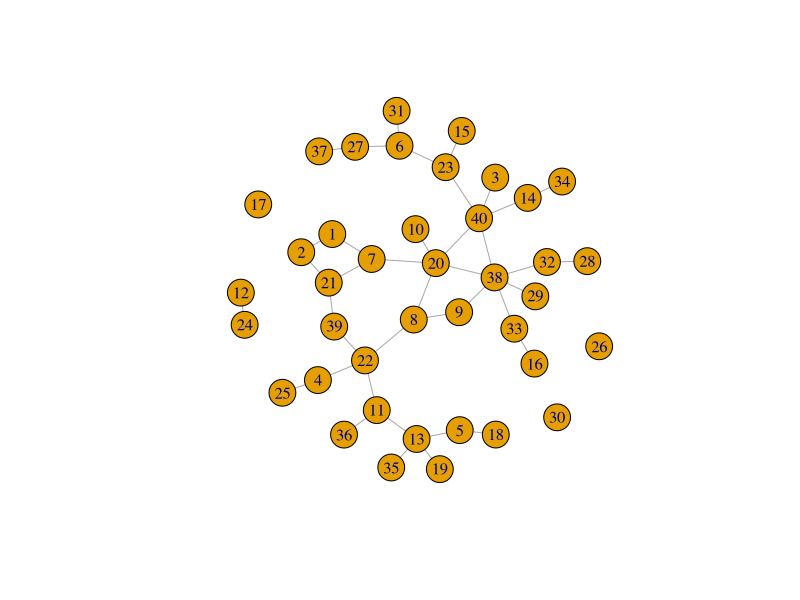
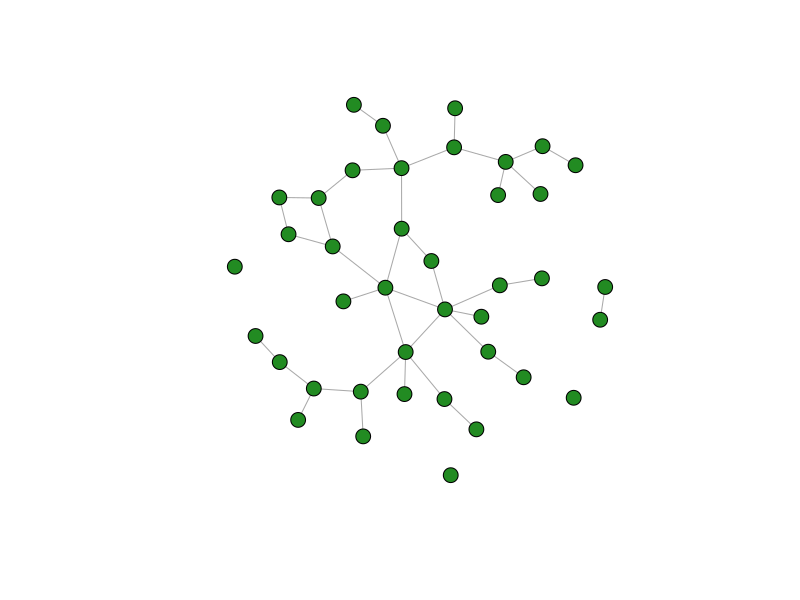
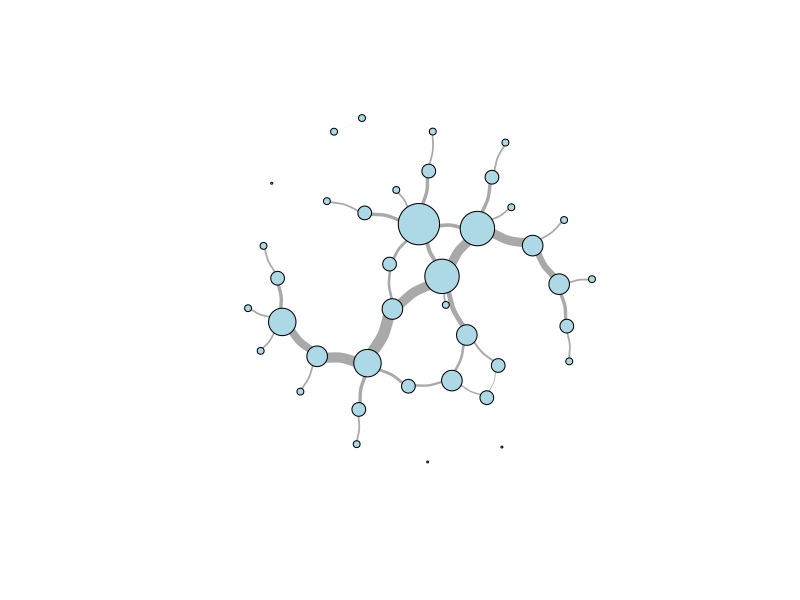
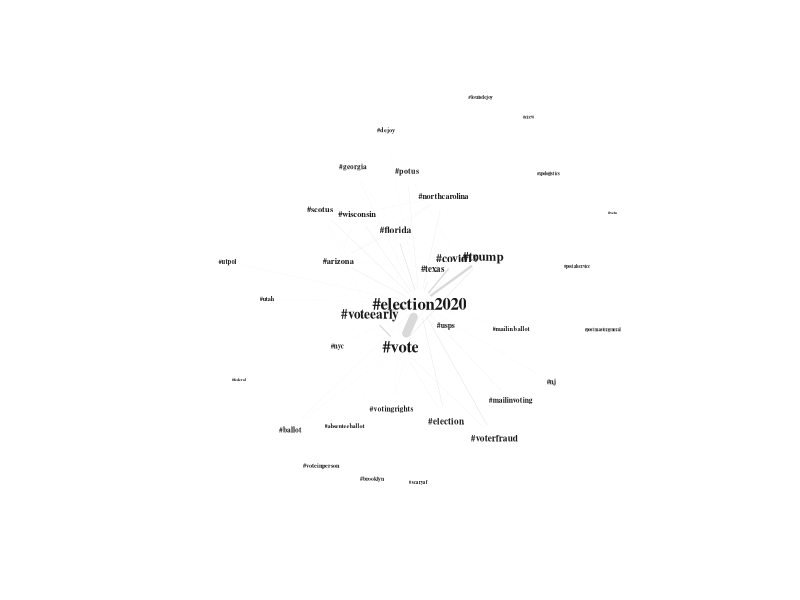

Write R code to recreate these figures, in order.
## ---- chunk 1
knitr::opts_chunk$set(echo = TRUE, warning = FALSE, error = FALSE)
## ---- chunk 2
library(readxl)
library(dplyr)
library(stringr)
library(tidyr)
library(igraph)
library(Matrix)

lab <- read_excel("../data/lab.xlsx") %>% 
  rename_all(~str_replace_all(., "\\s+", "")) # Remove whitespace from variable names

# Let's take a look!
glimpse(lab)
## ---- chunk 3
covid_tweets <- lab %>% 
  filter(str_detect(FullText, "(?i:(#?covid-?(19)?)|(corona(virus)?)|(pandemic))"))

# Let's take a look!
covid_tweets %>% 
  select(FullText) %>% 
  head()
## ---- chunk 4
edges <- lab %>%
  select(V1 = Author, V2 = MentionedAuthors) %>%
  separate_rows(V2, sep = ", ") %>%                   # Possibly more than one edge per tweet
  mutate(V2 = str_replace_all(V2, "@", ""))           # Node IDs should be formatted the same in both columns

# Let's take a look!
head(edges)
## ---- chunk 5
weighted_edges <- edges %>% 
  count(V1, V2, name = "weight")

# Let's take a look!
head(weighted_edges)
## ---- chunk 6
mention_graph <- graph_from_data_frame(weighted_edges, directed = TRUE) %>%
  delete_vertices("NA")  # igraph interprets missing values as a string

# Let's take a look!
E(mention_graph) %>% head()
## ---- chunk 7
nodes <- lab %>%
  select(id = Author, verified = TwitterVerified, followers = TwitterFollowers, region = Region) %>%
  mutate(verified = as.logical(verified),
         region = as.factor(region))

# Also need to make sure that mentioned users are included, even though we do not have data for them
mentioned_nodes <- lab %>%
  select(id = MentionedAuthors) %>%
  mutate(id = str_replace_all(id, "@", "")) %>%
  separate_rows(id, sep = ", ")

nodes <- nodes %>% 
  bind_rows(mentioned_nodes) %>%
  distinct(id, .keep_all = T) %>%
  arrange(id) %>%
  .[-1,]          # Remove empty row created by isolates

# Before adding variables to the graph object, check and make sure that the lists line up
cbind(names(V(mention_graph)), nodes$id) %>% head()
vcount(mention_graph) == nrow(nodes)

# If the above checks out, set vertex attributes from the node list
mention_graph <- mention_graph %>%
  set_vertex_attr("verified", index = V(mention_graph), nodes$verified) %>%
  set_vertex_attr("followers", index = V(mention_graph), nodes$followers) %>%
  set_vertex_attr("region", index = V(mention_graph), nodes$region)

# Let's take a look!
vertex.attributes(mention_graph) %>% glimpse()
## ---- chunk 8
mention_matrix <- as_adjacency_matrix(mention_graph)

# Let's take a look!
mention_matrix[0:10, 0:10]
## ---- chunk 9
htags <- lapply(lab$Hashtags, str_split, pattern = ", ")
htags <- lapply(htags, unlist, recursive = F)

# Credit to Martin Stefan for the matrix generation code below 
# [https://tinyurl.com/7sd76m8p]

# First create a list of unique tags in the dataset to set the dimensions of the matrix
utags <- unique(unlist(htags))

htag_matrix <- matrix(0, length(utags), length(utags))
rownames(htag_matrix) <- utags
colnames(htag_matrix) <- utags

# Then, iterate through the list of tweets and add to the adjacency matrix
for(t in 1:length(htags)) {
  tags <- htags[[t]]
  
  if(length(tags) == 1) next()
  
  htag_matrix[tags, tags] <- htag_matrix[tags, tags] + 1
}

# Set the diagonal of the matrix to 0 (hashtags are not adjacent to themselves)
diag(htag_matrix) <- 0

# Create graph object
htag_graph <- graph_from_adjacency_matrix(htag_matrix, mode = "undirected", weighted = TRUE)

# Let's take a look!
htag_graph[1:10, 1:10]
## ---- chunk 10
htag_list <- as_adj_list(htag_graph)

# Let's take a look!
htag_list %>% head(3)
## ---- chunk 11
# Combine hashtag lists from multiple tweets by the same user
htag_uses <- lab %>%
  select(user = Author, htags = Hashtags) %>%
  group_by(user) %>% mutate(htags = paste(htags, collapse = ", "),
                            htags = str_split(htags, ", ")) %>%
  rowwise() %>% mutate(htags = list(unique(htags)),
                       htags = list(sort(htags))) %>%
  distinct()

# Convert the nested list to a matrix
htag_uses_matrix <- htag_uses %>%
  unnest(htags) %>%
  table() %>% unclass() %>% Matrix()

# Convert into a graph object
htag_uses_graph <- graph_from_incidence_matrix(htag_uses_matrix, mode = "out")

# Let's take a look!
E(htag_uses_graph) %>% head(20)
## ---- chunk 12
# Generate an Erdos-Renyi random graph with 40 nodes and a density of 0.05
# (By default; feel free to change the parameters below)
er_density <- 0.05
er_vcount <- 40
er_ecount <- (er_vcount * (er_vcount-1) / 2) * er_density
er_graph <- sample_gnm(n = er_vcount, m = er_ecount)

# Produce a plot with default settings
plot(er_graph)

# Adjust layout (using Fruchterman-Reingold algorithm and basic aesthetics)
plot(er_graph, 
     layout = layout_with_fr,
     vertex.label = NA,
     vertex.size = 8,
     vertex.color = "forestgreen")

# Set aesthetics based on graph attributes
V(er_graph)$size <- degree(er_graph)*4
E(er_graph)$width <- edge.betweenness(er_graph, directed = F) * 0.05

plot(er_graph, 
     layout = layout_with_fr,
     vertex.label = NA,
     vertex.color = "lightblue", 
     edge.curved = 0.2)
## ---- chunk 13
# This function returns a list of graphs by default
usps_ego_graph <- make_ego_graph(htag_graph, nodes = "#usps")[[1]]

# Scale labels to eigenvector centrality and edges to weight
V(usps_ego_graph)$label.cex <- eigen_centrality(usps_ego_graph)$vector^0.2
E(usps_ego_graph)$width <- E(usps_ego_graph)$weight*0.01

# Create a layout with custom parameters
l <- layout_with_lgl(usps_ego_graph, root = "#usps")
l <- norm_coords(l, ymin = -1, ymax = 1, xmin = -1, xmax = 1)


plot(usps_ego_graph, 
     layout = l,
     rescale = F,
     vertex.shape = "none",
     vertex.label.color = "gray10",
     vertex.label.font = 2,
     edge.color = "gray85")
